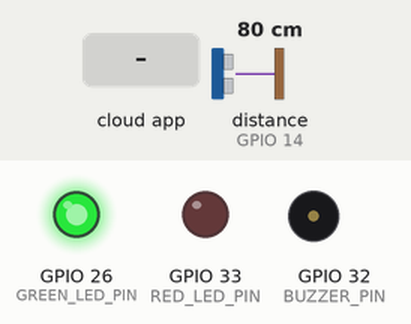
Recording of a sketch running on a simulated ESP32. Shown: output pins drawn as LEDs (lit = HIGH), buzzer (waves = sounding, pin HIGH). Wiring (inferred from the names in the program): ultrasonic range finder: trigger GPIO 13; echo GPIO 14. Inputs (shaded band) come from the test bench; at power-on: distance to the obstacle (sensor on GPIO 14) 80 cm. The echo pulse lasts 58.3 µs per cm; WiFi joins after 1.5 s; servers stay silent unless stated; network time is answered at once with the bench clock; the local clock reads 2024-03-15 10:24:30 at power-on unless the sketch sets it; the camera gives no picture; the Firebase database answers and starts empty; pins used as bus, display or sensor lines are not drawn; what the sketch prints to the serial monitor is not drawn.

Above: at 3.0 s.
3.1 s: the phone or cloud app sets isArmed to 1
At 4.9 s:
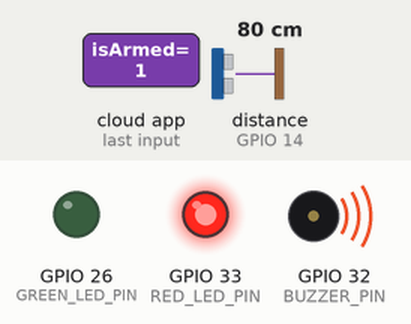
5.6 s: distance to the obstacle (sensor on GPIO 14) set to 17 cm
7.1 s: distance to the obstacle (sensor on GPIO 14) set to 14 cm
10.0 s: the phone or cloud app sets isArmed to 0
At 11.6 s:
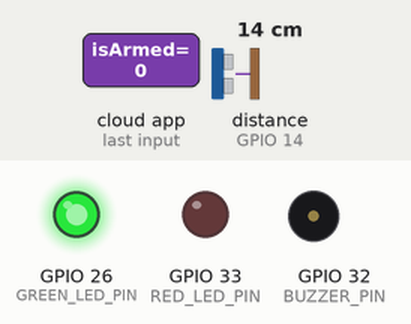
Timing chart, 0 to 13.1 s (numbered marks = the images above; inputs shaded):
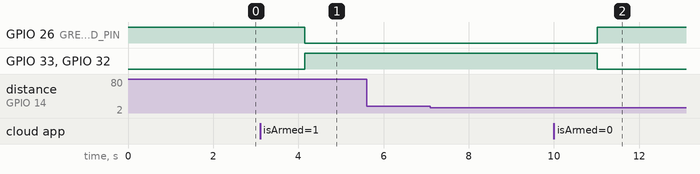

Measured:
- after the input at 3.1 s, GPIO 26 (GREEN_LED_PIN): HIGH → LOW after 1.0 s; GPIO 33 (RED_LED_PIN), GPIO 32 (BUZZER_PIN): LOW → HIGH after 1.0 s
- after the input at 5.6 s, every drawn part: stays the same
- after the input at 7.1 s, every drawn part: stays the same
- after the input at 10.0 s, GPIO 26 (GREEN_LED_PIN): LOW → HIGH after 1.0 s; GPIO 33 (RED_LED_PIN), GPIO 32 (BUZZER_PIN): HIGH → LOW after 1.0 s

The sketch:

smartsecurityproject.ino.ino
```cpp
#include "esp_camera.h"
#include <Firebase_ESP_Client.h>
#include <WebServer.h>
#include <NTPClient.h>
#include <WiFiUdp.h>
#include <time.h>

// Configuration Wi-Fi
#define WIFI_SSID "TP-Link_A81E"
#define WIFI_PASSWORD "11161219"

// Configuration Firebase
#define API_KEY "AIzaSyC_oogZBySxMsNHiSZdzrSt8ytsy6PhyYs"
#define DATABASE_URL "https://smartsecurityfirebase-default-rtdb.firebaseio.com"
#define USER_EMAIL "douaazammit5@gmail.com"
#define USER_PASSWORD "92674208"

// Authentification Firebase
FirebaseData fbdo;
FirebaseAuth auth;
FirebaseConfig config;

// Pins LED et buzzer
#define RED_LED_PIN 33
#define GREEN_LED_PIN 26
#define BUZZER_PIN 32

// Pins capteur ultrason
#define TRIG_PIN 13
#define ECHO_PIN 14

// Config caméra ESP32-CAM
#define PWDN_GPIO_NUM    -1
#define RESET_GPIO_NUM   -1
#define XCLK_GPIO_NUM    21
#define SIOD_GPIO_NUM    26
#define SIOC_GPIO_NUM    27
#define Y9_GPIO_NUM      35
#define Y8_GPIO_NUM      34
#define Y7_GPIO_NUM      39
#define Y6_GPIO_NUM      36
#define Y5_GPIO_NUM      19
#define Y4_GPIO_NUM      18
#define Y3_GPIO_NUM       5
#define Y2_GPIO_NUM       4
#define VSYNC_GPIO_NUM   25
#define HREF_GPIO_NUM    23
#define PCLK_GPIO_NUM    22

WebServer server(80);
WiFiUDP ntpUDP;
NTPClient timeClient(ntpUDP, "pool.ntp.org", 3600, 60000);

float readDistanceCM() {
  digitalWrite(TRIG_PIN, LOW);
  delayMicroseconds(2);
  digitalWrite(TRIG_PIN, HIGH);
  delayMicroseconds(10);
  digitalWrite(TRIG_PIN, LOW);
  long duration = pulseIn(ECHO_PIN, HIGH);
  return duration * 0.034 / 2;
}

void startCamera() {
  camera_config_t config;
  config.ledc_channel = LEDC_CHANNEL_0;
  config.ledc_timer = LEDC_TIMER_0;
  config.pin_d0 = Y2_GPIO_NUM;
  config.pin_d1 = Y3_GPIO_NUM;
  config.pin_d2 = Y4_GPIO_NUM;
  config.pin_d3 = Y5_GPIO_NUM;
  config.pin_d4 = Y6_GPIO_NUM;
  config.pin_d5 = Y7_GPIO_NUM;
  config.pin_d6 = Y8_GPIO_NUM;
  config.pin_d7 = Y9_GPIO_NUM;
  config.pin_xclk = XCLK_GPIO_NUM;
  config.pin_pclk = PCLK_GPIO_NUM;
  config.pin_vsync = VSYNC_GPIO_NUM;
  config.pin_href = HREF_GPIO_NUM;
  config.pin_sccb_sda = SIOD_GPIO_NUM;
  config.pin_sccb_scl = SIOC_GPIO_NUM;
  config.pin_pwdn = PWDN_GPIO_NUM;
  config.pin_reset = RESET_GPIO_NUM;
  config.xclk_freq_hz = 20000000;
  config.pixel_format = PIXFORMAT_JPEG;
  config.frame_size = FRAMESIZE_QVGA;
  config.jpeg_quality = 12;
  config.fb_count = 1;

  esp_err_t err = esp_camera_init(&config);
  if (err != ESP_OK) {
    Serial.printf("\n[ERREUR] Caméra non initialisée.\n");
  } else {
    Serial.println("\n[OK] Caméra initialisée.");
  }
}

void setup() {
  Serial.begin(115200);
  pinMode(TRIG_PIN, OUTPUT);
  pinMode(ECHO_PIN, INPUT);
  pinMode(RED_LED_PIN, OUTPUT);
  pinMode(GREEN_LED_PIN, OUTPUT);
  pinMode(BUZZER_PIN, OUTPUT);
  digitalWrite(GREEN_LED_PIN, HIGH);

  WiFi.begin(WIFI_SSID, WIFI_PASSWORD);
  while (WiFi.status() != WL_CONNECTED) {
    delay(500);
    Serial.print(".");
  }
  Serial.println("\nWiFi connecté. IP locale : " + WiFi.localIP().toString());

  config.api_key = API_KEY;
  config.database_url = DATABASE_URL;
  auth.user.email = USER_EMAIL;
  auth.user.password = USER_PASSWORD;

  Firebase.begin(&config, &auth);
  Firebase.reconnectWiFi(true);

  timeClient.begin();
  timeClient.update();
  startCamera();


  server.on("/cam", HTTP_GET, []() {
    camera_fb_t *fb = esp_camera_fb_get();
    if (!fb) {
      server.send(500, "text/plain", "Erreur lors de la capture d'image");
      return;
    }
    server.sendHeader("Content-Type", "image/jpeg");
    server.sendHeader("Content-Disposition", "inline; filename=capture.jpg");
    server.send_P(200, "image/jpeg", (char *)fb->buf, fb->len);
    esp_camera_fb_return(fb);
  });

  server.begin();
}

void loop() {
  server.handleClient();  // Nécessaire pour gérer les requêtes HTTP

  timeClient.update();
  float distance = readDistanceCM();
  Serial.printf("\nDistance : %.2f cm", distance);

  if (distance < 15.0) {
    camera_fb_t *fb = esp_camera_fb_get();
    if (!fb) {
      Serial.println("\n[ERREUR] Capture image échouée !");
      return;
    } else {
      Serial.println("\n[SUCCESS] Image capturée.");
    }
    esp_camera_fb_return(fb);

    String timestamp = timeClient.getFormattedTime();
    String imageURL = "http://" + WiFi.localIP().toString() + "/cam";

    FirebaseJson json;
    json.set("timestamp", timestamp);
    json.set("distance", distance);
    json.set("imageUrl", imageURL);

    if (Firebase.RTDB.pushJSON(&fbdo, "/alerts", &json)) {
      Serial.println("[OK] Données envoyées à Firebase.");
    } else {
      Serial.println("[ERREUR] Envoi Firebase.");
      Serial.println(fbdo.errorReason());
    }
  }

  if (Firebase.RTDB.getBool(&fbdo, "/systemStatus/isArmed")) {
    bool armed = fbdo.boolData();
    if (armed) {
      digitalWrite(RED_LED_PIN, HIGH);
      digitalWrite(GREEN_LED_PIN, LOW);
      digitalWrite(BUZZER_PIN, HIGH);
    } else {
      digitalWrite(RED_LED_PIN, LOW);
      digitalWrite(GREEN_LED_PIN, HIGH);
      digitalWrite(BUZZER_PIN, LOW);
    }
  }

  delay(2000);
}
```
